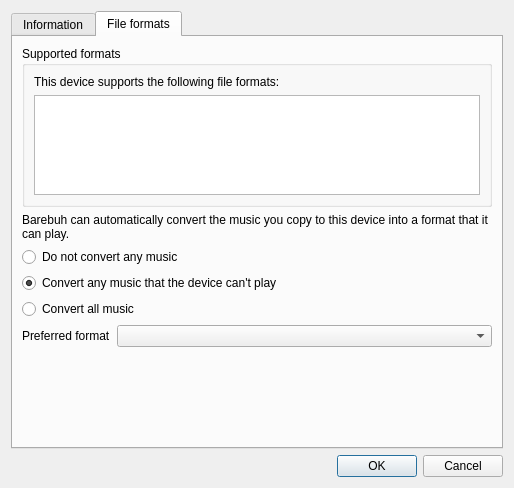
<?xml version="1.0" encoding="UTF-8"?>
<ui version="4.0">
 <class>DeviceProperties</class>
 <widget class="QDialog" name="DeviceProperties">
  <property name="geometry">
   <rect>
    <x>0</x>
    <y>0</y>
    <width>514</width>
    <height>488</height>
   </rect>
  </property>
  <property name="windowTitle">
   <string>Device Properties</string>
  </property>
  <property name="windowIcon">
   <iconset resource="../../data/icons.qrc">
    <normaloff>:/icons/64x64/strawberry.png</normaloff>:/icons/64x64/strawberry.png</iconset>
  </property>
  <layout class="QVBoxLayout" name="verticalLayout_5">
   <item>
    <widget class="QTabWidget" name="tabWidget">
     <property name="currentIndex">
      <number>1</number>
     </property>
     <widget class="QWidget" name="tab">
      <attribute name="title">
       <string>Information</string>
      </attribute>
      <layout class="QVBoxLayout" name="verticalLayout_4">
       <item>
        <layout class="QFormLayout" name="formLayout">
         <property name="fieldGrowthPolicy">
          <enum>QFormLayout::AllNonFixedFieldsGrow</enum>
         </property>
         <item row="0" column="0">
          <widget class="QLabel" name="label_2">
           <property name="text">
            <string>Name</string>
           </property>
          </widget>
         </item>
         <item row="0" column="1">
          <widget class="QLineEdit" name="name"/>
         </item>
         <item row="1" column="0">
          <widget class="QLabel" name="label">
           <property name="text">
            <string>Icon</string>
           </property>
          </widget>
         </item>
         <item row="1" column="1">
          <widget class="QListWidget" name="icon">
           <property name="verticalScrollBarPolicy">
            <enum>Qt::ScrollBarAlwaysOff</enum>
           </property>
           <property name="iconSize">
            <size>
             <width>48</width>
             <height>48</height>
            </size>
           </property>
           <property name="movement">
            <enum>QListView::Static</enum>
           </property>
           <property name="flow">
            <enum>QListView::LeftToRight</enum>
           </property>
           <property name="isWrapping" stdset="0">
            <bool>false</bool>
           </property>
           <property name="spacing">
            <number>5</number>
           </property>
           <property name="viewMode">
            <enum>QListView::IconMode</enum>
           </property>
           <property name="uniformItemSizes">
            <bool>true</bool>
           </property>
          </widget>
         </item>
         <item row="2" column="0" colspan="2">
          <widget class="FreeSpaceBar" name="free_space_bar" native="true"/>
         </item>
        </layout>
       </item>
       <item>
        <widget class="QGroupBox" name="groupbox_hardware_information">
         <property name="title">
          <string>Hardware information</string>
         </property>
         <layout class="QVBoxLayout" name="verticalLayout_2">
          <item>
           <widget class="QStackedWidget" name="hardware_info_stack">
            <property name="currentIndex">
             <number>1</number>
            </property>
            <widget class="QWidget" name="hardware_info_not_connected_page">
             <layout class="QVBoxLayout" name="verticalLayout">
              <property name="spacing">
               <number>0</number>
              </property>
              <property name="leftMargin">
               <number>0</number>
              </property>
              <property name="topMargin">
               <number>0</number>
              </property>
              <property name="rightMargin">
               <number>0</number>
              </property>
              <property name="bottomMargin">
               <number>0</number>
              </property>
              <item>
               <widget class="QLabel" name="label_6">
                <property name="text">
                 <string>Hardware information is only available while the device is connected.</string>
                </property>
                <property name="alignment">
                 <set>Qt::AlignLeading|Qt::AlignLeft|Qt::AlignTop</set>
                </property>
                <property name="wordWrap">
                 <bool>true</bool>
                </property>
               </widget>
              </item>
             </layout>
            </widget>
            <widget class="QWidget" name="hardware_info_page">
             <layout class="QVBoxLayout" name="verticalLayout_3">
              <property name="spacing">
               <number>0</number>
              </property>
              <property name="leftMargin">
               <number>0</number>
              </property>
              <property name="topMargin">
               <number>0</number>
              </property>
              <property name="rightMargin">
               <number>0</number>
              </property>
              <property name="bottomMargin">
               <number>0</number>
              </property>
              <item>
               <widget class="QTableWidget" name="hardware_info">
                <property name="editTriggers">
                 <set>QAbstractItemView::NoEditTriggers</set>
                </property>
                <property name="selectionMode">
                 <enum>QAbstractItemView::NoSelection</enum>
                </property>
                <property name="cornerButtonEnabled">
                 <bool>false</bool>
                </property>
                <property name="columnCount">
                 <number>2</number>
                </property>
                <attribute name="horizontalHeaderVisible">
                 <bool>false</bool>
                </attribute>
                <attribute name="horizontalHeaderStretchLastSection">
                 <bool>true</bool>
                </attribute>
                <attribute name="verticalHeaderVisible">
                 <bool>false</bool>
                </attribute>
                <column/>
                <column/>
               </widget>
              </item>
             </layout>
            </widget>
           </widget>
          </item>
         </layout>
        </widget>
       </item>
      </layout>
     </widget>
     <widget class="QWidget" name="tab_2">
      <attribute name="title">
       <string>File formats</string>
      </attribute>
      <layout class="QVBoxLayout" name="verticalLayout_9">
       <item>
        <widget class="QStackedWidget" name="formats_stack">
         <property name="currentIndex">
          <number>0</number>
         </property>
         <widget class="QWidget" name="formats_page">
          <layout class="QVBoxLayout" name="verticalLayout_7">
           <property name="leftMargin">
            <number>0</number>
           </property>
           <property name="topMargin">
            <number>0</number>
           </property>
           <property name="rightMargin">
            <number>0</number>
           </property>
           <property name="bottomMargin">
            <number>0</number>
           </property>
           <item>
            <widget class="QGroupBox" name="supported_formats_container">
             <property name="title">
              <string>Supported formats</string>
             </property>
             <layout class="QVBoxLayout" name="verticalLayout_6">
              <item>
               <widget class="QLabel" name="label_5">
                <property name="text">
                 <string>This device supports the following file formats:</string>
                </property>
               </widget>
              </item>
              <item>
               <widget class="QListWidget" name="supported_formats">
                <property name="selectionMode">
                 <enum>QAbstractItemView::NoSelection</enum>
                </property>
               </widget>
              </item>
             </layout>
            </widget>
           </item>
           <item>
            <widget class="QLabel" name="label_3">
             <property name="text">
              <string>Barebuh can automatically convert the music you copy to this device into a format that it can play.</string>
             </property>
             <property name="wordWrap">
              <bool>true</bool>
             </property>
            </widget>
           </item>
           <item>
            <widget class="QRadioButton" name="transcode_off">
             <property name="text">
              <string>Do not convert any music</string>
             </property>
            </widget>
           </item>
           <item>
            <widget class="QRadioButton" name="transcode_unsupported">
             <property name="text">
              <string>Convert any music that the device can't play</string>
             </property>
             <property name="checked">
              <bool>true</bool>
             </property>
            </widget>
           </item>
           <item>
            <widget class="QRadioButton" name="transcode_all">
             <property name="text">
              <string>Convert all music</string>
             </property>
            </widget>
           </item>
           <item>
            <layout class="QHBoxLayout" name="horizontalLayout">
             <item>
              <widget class="QLabel" name="label_4">
               <property name="text">
                <string>Preferred format</string>
               </property>
              </widget>
             </item>
             <item>
              <widget class="QComboBox" name="transcode_format">
               <property name="sizePolicy">
                <sizepolicy hsizetype="Expanding" vsizetype="Fixed">
                 <horstretch>0</horstretch>
                 <verstretch>0</verstretch>
                </sizepolicy>
               </property>
              </widget>
             </item>
            </layout>
           </item>
           <item>
            <spacer name="verticalSpacer">
             <property name="orientation">
              <enum>Qt::Vertical</enum>
             </property>
             <property name="sizeHint" stdset="0">
              <size>
               <width>20</width>
               <height>183</height>
              </size>
             </property>
            </spacer>
           </item>
          </layout>
         </widget>
         <widget class="QWidget" name="formats_page_not_connected">
          <layout class="QVBoxLayout" name="verticalLayout_8">
           <property name="leftMargin">
            <number>0</number>
           </property>
           <property name="topMargin">
            <number>0</number>
           </property>
           <property name="rightMargin">
            <number>0</number>
           </property>
           <property name="bottomMargin">
            <number>0</number>
           </property>
           <item>
            <widget class="QLabel" name="label_7">
             <property name="text">
              <string>This device must be connected and opened before Barebuh can see what file formats it supports.</string>
             </property>
             <property name="wordWrap">
              <bool>true</bool>
             </property>
            </widget>
           </item>
           <item>
            <layout class="QHBoxLayout" name="horizontalLayout_2">
             <item>
              <widget class="QPushButton" name="open_device">
               <property name="text">
                <string>Open device</string>
               </property>
              </widget>
             </item>
             <item>
              <spacer name="horizontalSpacer">
               <property name="orientation">
                <enum>Qt::Horizontal</enum>
               </property>
               <property name="sizeHint" stdset="0">
                <size>
                 <width>40</width>
                 <height>20</height>
                </size>
               </property>
              </spacer>
             </item>
            </layout>
           </item>
           <item>
            <spacer name="verticalSpacer_2">
             <property name="orientation">
              <enum>Qt::Vertical</enum>
             </property>
             <property name="sizeHint" stdset="0">
              <size>
               <width>20</width>
               <height>309</height>
              </size>
             </property>
            </spacer>
           </item>
          </layout>
         </widget>
         <widget class="QWidget" name="formats_page_loading">
          <layout class="QVBoxLayout" name="verticalLayout_10">
           <property name="leftMargin">
            <number>0</number>
           </property>
           <property name="topMargin">
            <number>0</number>
           </property>
           <property name="rightMargin">
            <number>0</number>
           </property>
           <property name="bottomMargin">
            <number>0</number>
           </property>
           <item>
            <layout class="QHBoxLayout" name="horizontalLayout_3">
             <item>
              <widget class="BusyIndicator" name="label_8" native="true"/>
             </item>
             <item>
              <widget class="QLabel" name="label_9">
               <property name="sizePolicy">
                <sizepolicy hsizetype="Expanding" vsizetype="Preferred">
                 <horstretch>0</horstretch>
                 <verstretch>0</verstretch>
                </sizepolicy>
               </property>
               <property name="text">
                <string>Querying device...</string>
               </property>
              </widget>
             </item>
            </layout>
           </item>
           <item>
            <spacer name="verticalSpacer_3">
             <property name="orientation">
              <enum>Qt::Vertical</enum>
             </property>
             <property name="sizeHint" stdset="0">
              <size>
               <width>20</width>
               <height>358</height>
              </size>
             </property>
            </spacer>
           </item>
          </layout>
         </widget>
        </widget>
       </item>
      </layout>
     </widget>
    </widget>
   </item>
   <item>
    <widget class="QDialogButtonBox" name="buttonBox">
     <property name="orientation">
      <enum>Qt::Horizontal</enum>
     </property>
     <property name="standardButtons">
      <set>QDialogButtonBox::Cancel|QDialogButtonBox::Ok</set>
     </property>
    </widget>
   </item>
  </layout>
 </widget>
 <customwidgets>
  <customwidget>
   <class>FreeSpaceBar</class>
   <extends>QWidget</extends>
   <header>widgets/freespacebar.h</header>
   <container>1</container>
  </customwidget>
  <customwidget>
   <class>BusyIndicator</class>
   <extends>QWidget</extends>
   <header>widgets/busyindicator.h</header>
  </customwidget>
 </customwidgets>
 <tabstops>
  <tabstop>tabWidget</tabstop>
  <tabstop>name</tabstop>
  <tabstop>icon</tabstop>
  <tabstop>hardware_info</tabstop>
  <tabstop>supported_formats</tabstop>
  <tabstop>open_device</tabstop>
  <tabstop>transcode_off</tabstop>
  <tabstop>transcode_unsupported</tabstop>
  <tabstop>transcode_all</tabstop>
  <tabstop>transcode_format</tabstop>
 </tabstops>
 <resources>
  <include location="../../data/data.qrc"/>
  <include location="../../data/icons.qrc"/>
 </resources>
 <connections>
  <connection>
   <sender>buttonBox</sender>
   <signal>accepted()</signal>
   <receiver>DeviceProperties</receiver>
   <slot>accept()</slot>
   <hints>
    <hint type="sourcelabel">
     <x>248</x>
     <y>254</y>
    </hint>
    <hint type="destinationlabel">
     <x>157</x>
     <y>274</y>
    </hint>
   </hints>
  </connection>
  <connection>
   <sender>buttonBox</sender>
   <signal>rejected()</signal>
   <receiver>DeviceProperties</receiver>
   <slot>reject()</slot>
   <hints>
    <hint type="sourcelabel">
     <x>316</x>
     <y>260</y>
    </hint>
    <hint type="destinationlabel">
     <x>286</x>
     <y>274</y>
    </hint>
   </hints>
  </connection>
 </connections>
</ui>
